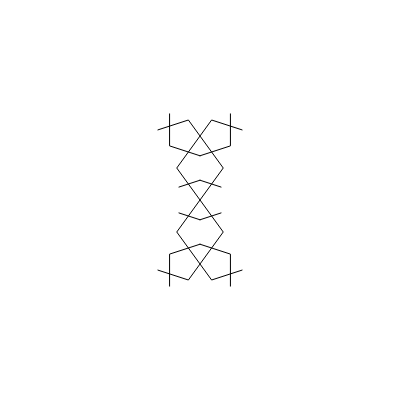
Frame 1 (no input)
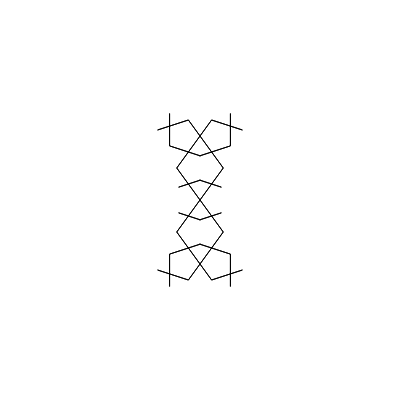
Frame 2 (the mouse pressed at the canvas centre, redrawn once)

The p5.js sketch that drew these frames (run headless with seeded random() and noise() and a simulated clock; the mouse was pressed at the canvas centre and the sketch redrawn once):

// p5.js sketch
// ── sketch.js
/*
Code written by Selcuk ARTUT 2022
Geometric Patterns with Creative Coding 
All rights reserved
*/


//scale factor
let a = 32;

function setup() {
    createCanvas(400, 400);
    angleMode(DEGREES);
    noFill();
    noLoop();
}

function draw() {
    push();
        translate(width * 0.5, height * 0.5);
        let c, d, e;
        c = (a * sin(18)) / sin(54);
        d = (c * sin(72)) / sin(36);
        e = ((d + d) * sin(108)) / sin(36);

        let x0,y0,x1,y1,x2,y2,x3,y3,x4,y4,x5,y5,x6,y6,x7,y7,x8,y8,x9,y9;
        x0 = 0;
        y0 = 0;
        x1 = (d + d) * cos(54);
        y1 = (d + d) * sin(54);
        x2 = 0;
        y2 = e;
        x3 = d * cos(54);
        y3 = y2 + d * sin(54);
        x4 = x3 + (d + c) * cos(18);
        y4 = y3 - (d + c) * sin(18);
        x5 = 0;
        y5 = e - d;
        x6 = (c + d) * cos(18);
        y6 = y5 + (c + d) * sin(18);
        x7 = x6;
        y7 = y6 + (c + d);
        x8 = 0;
        y8 = d;
        x9 = (c + d * 0.5) * cos(18);
        y9 = y8 - (c + d * 0.5) * sin(18);

        push();
            for (let n = -1; n < 2; n += 2) {
                push();
                    scale(1, n);
                    for (let m = -1; m < 2; m += 2) {
                        push();
                        scale(m, 1);
                        beginShape();
                        vertex(x0, -y0);
                        vertex(x1, -y1);
                        vertex(x2, -y2);
                        vertex(x3, -y3);
                        vertex(x4, -y4);
                        endShape();
                        beginShape();
                        vertex(x5, -y5);
                        vertex(x6, -y6);
                        vertex(x7, -y7);
                        endShape();
                        beginShape();
                        vertex(x8, -y8);
                        vertex(x9, -y9);
                        endShape();
                        pop();
                    }
                pop();
            }
        pop();
    pop();
}
